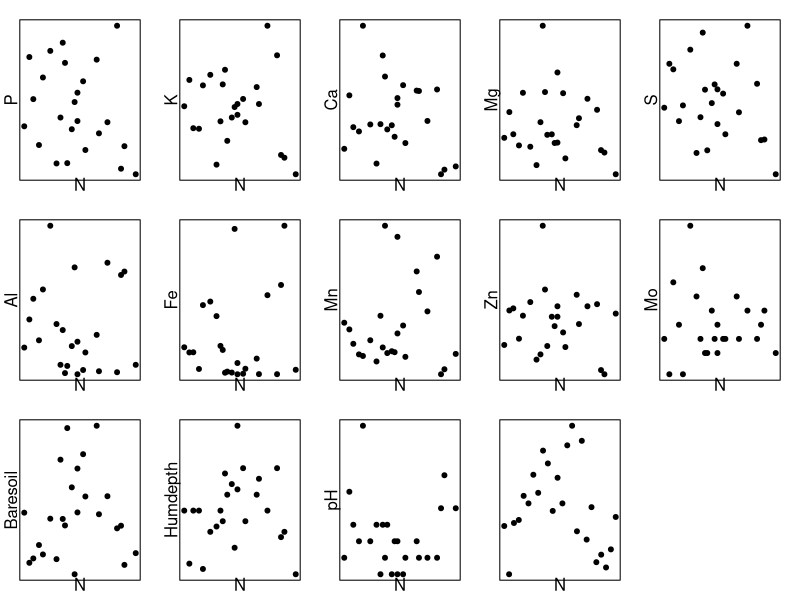
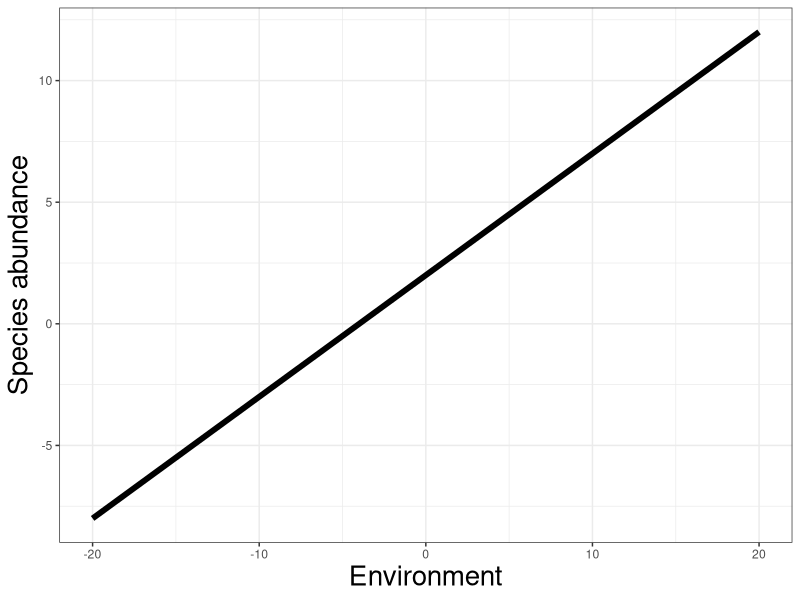
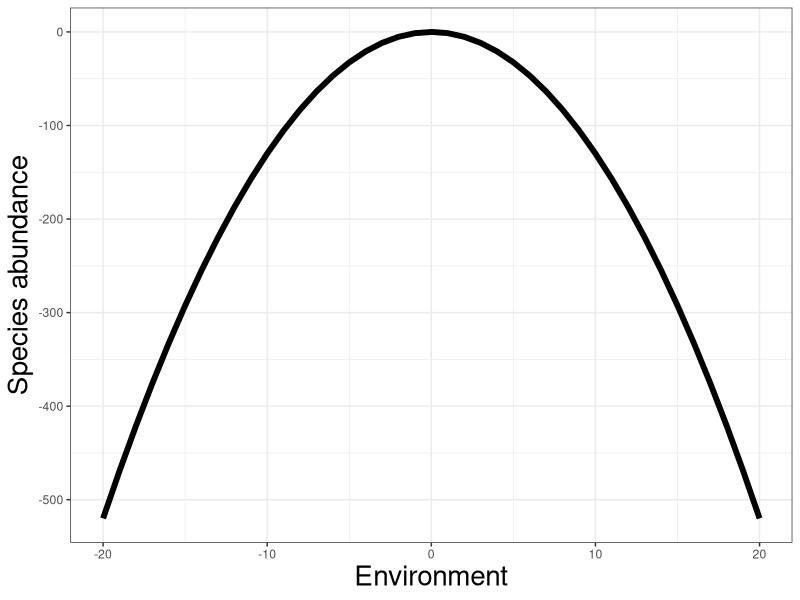

The R source for these figures, in order:
## ---- chunk 1
knitr::opts_chunk$set(echo = FALSE)
library(vegan)
library(tidyverse)
library(ggplot2)
library(lattice)
## ---- chunk 2
data(varechem)
str(varechem)

## ---- chunk 3

plot_func<- function(y = 'N'){
plot(varechem[['N']], varechem[[y]], 
     pch = 19, xaxt = 'n', yaxt = 'n', 
     xlab = '', ylab = '') 
  mtext('N', side = 1, line = 0)
  mtext(y, side = 2, line = 0)
}

par(mfrow = c(3, 5),
    mar = c(1.5, 1.5, 1.5, 1.5))
for(i in 2:(ncol(varechem) + 1)){
plot_func(y = colnames(varechem)[i])
}

## ---- chunk 4
x <- seq(-20, 20, by = 1)
y <- 2 + 0.5*x
y_opt <- -1.3*x^2
dat <- data.frame(x = x, y = y, y_opt = y_opt)
ggplot(dat, aes(x, y)) + geom_line(lwd = 2) +
  theme_bw() + xlab('Environment') +
  ylab('Species abundance')  +
    theme(axis.title = element_text(size = 20))
## ---- chunk 5
ggplot(dat, aes(x, y_opt)) + geom_line(lwd = 2) +
  theme_bw() + xlab('Environment') +
  ylab('Species abundance') +
  theme(axis.title = element_text(size = 20))
